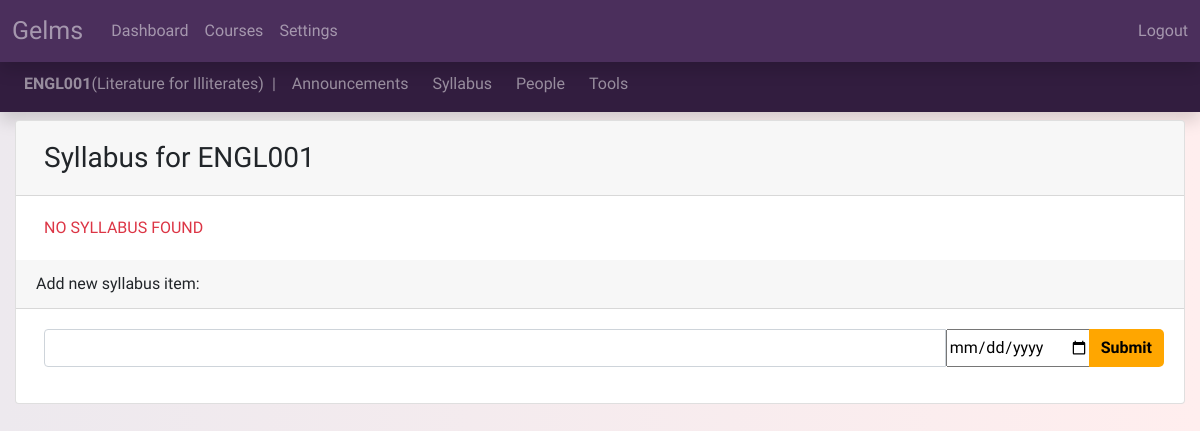
Before: /ENGL001/syllabus/ (signed in) with the older database file.
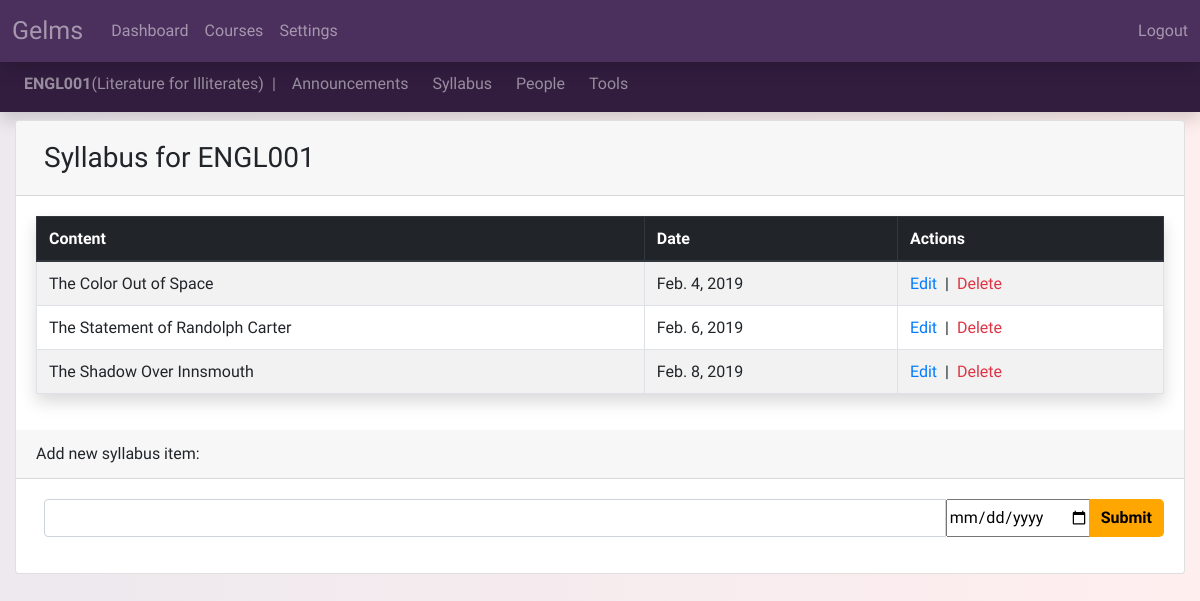
After: the same page with the newer database file.
### courses/models.py (models this page shows, shortened)
class Course(models.Model):
    name = models.CharField(max_length=7, unique=True, help_text='e.g. ENPM613')
    title = models.CharField(max_length=200, help_text='e.g. Software Design and Implementation')
    DOMAIN_CHOICES = (
        ('Art', 'Art'),
        ('Computer Science', 'Computer Science'),
        ('Engineering', 'Engineering'),
        ('History', 'History'),
        ('Literature', 'Literature'),
        ('Math', 'Math'),
        ('Music', 'Music'),
        ('Physics', 'Physics'),
        ('Political Science', 'Political Science'),
        )
    domain = models.CharField(max_length=30, choices=DOMAIN_CHOICES, default='Art')
    students = models.ManyToManyField(CustomUser, related_name='course_students', limit_choices_to={'status': 'Student'}, blank=True)
    graders = models.ManyToManyField(CustomUser, related_name='course_graders', limit_choices_to={'status': 'Grader'}, blank=True)
    teachers = models.ManyToManyField(CustomUser, related_name='course_teachers', limit_choices_to={'status': 'Teacher'}, blank=True)
    def get_syllabus(self):
        return self.course_syllabus.order_by('due_date')

### syllabus/models.py (models this page shows, shortened)
class Syllabus(models.Model):
    content = models.CharField(max_length=500)
    course = models.ForeignKey(Course, related_name='course_syllabus', blank=True, on_delete=models.CASCADE)
    due_date = models.DateField(blank=True,null=True)

### syllabus/views.py (the view)
# urls.py: path('<course_name>/syllabus/', SyllabusView.course_syllabus, name='syllabus'),
    @csrf_exempt
    def course_syllabus(request, course_name):
        if request.method == "POST":
            course_ob = get_object_or_404(Course, name=course_name)
            try:
                form = SyllabusForm(request.POST)
                if form.is_valid():
                    syllabus = form.save(commit=False)
                    syllabus.course = course_ob
                    syllabus.save()
                    form = SyllabusForm()
            except:
                form = SyllabusForm(request.POST, instance = syllabus_edit)
                if form.is_valid():
                    syllabus_edit = form.save(commit=False)
                    syllabus_edit.save()
        else:
            form = SyllabusForm()
        form.fields['content'].widget.attrs = {'class':'form-control'}
        form.fields['due_date'].widget.attrs = {'class':'datepicker'}
        course = get_object_or_404(Course, name=course_name)
        def user_is_registered(course=course):
            if course.teachers.filter(uid=request.user.custom_user.uid):
                return True
            if course.graders.filter(uid=request.user.custom_user.uid):
                return True
            if course.students.filter(uid=request.user.custom_user.uid):
                return True
            return False
        return render(request, 'syllabus.html', {'course': course,'form':form,'user_is_registered':user_is_registered})

### syllabus/forms.py
class SyllabusForm(forms.ModelForm):
    class Meta:
        model = Syllabus
        fields = ['content','due_date',]
        widgets = {'due_date': DateInput()}

### templates/syllabus.html (shortened to what this page needs)
{% extends 'base_course.html' %}
{% block content_course %}
<div class="card">
  <div class="card-header">
    <h3 class="mt-2 ml-2">Syllabus for {{course.name}}</h3>
  </div>
  <div class="card-body">
  {% if course.course_syllabus.all%}
    <table class="table table-striped table-bordered shadow">
      <thead class="thead-dark">
        <tr>
          <th scope = "col md-2">Content</th>
          <th scope = "col md-6">Date</th>
          {% if user.custom_user.status == 'Teacher'%}
          <th scope = "col md-2">Actions</th>
          {% endif %}
        </tr>
      </thead>
        {% for syllabus in course.get_syllabus%}
          <tr>
            <td>{{syllabus.content}}</td>
            <td>{{syllabus.due_date}}</td>
            {% if user.custom_user.status == 'Teacher'%}
            <td><a href="{% url 'syllabus_edit' course.name syllabus.id %}" class="text-primary mr-2">Edit</a>|<a href="{% url 'syllabus_delete' course.name syllabus.id %}" class="text-danger ml-2">Delete</a>
            {% endif %}
          </tr>
        {% endfor %}
    </table>
  {% else %}
    <text class="text-danger ml-2">NO SYLLABUS FOUND</text>
  {% endif %}
  </div>
  {% if user.custom_user.status == 'Teacher'%}
    <div class="card-header">
      Add new syllabus item:
      </div>
      <div class="card-body">
      <form class="ml-2" method="POST">
        <div class="input-group">
        {{form.content}}
        {{form.due_date}}
          <div class="input-group-append">
            <button class="btn btn-primary" type="submit">Submit</button>
          </div>
        </div>
      </form>
    </div>
  {% endif %}
</div>
{% endblock %}

### templates/base_course.html (shortened to what this page needs)
{% extends 'base_dash.html' %}
{% block content_dash %}
  <div class="mb-2" style="margin-top:56px">
    <nav class="navbar bg-purple-dark navbar-expand-sm navbar-dark shadow">
    <span class="navbar-text ml-2">
    <strong class=>{{course.name}}</strong>({{course.title}})<text class="ml-2">|</text>
     </span>
    <div class="collapse navbar-collapse" id="collapse_target_course">
      <ul class="navbar-nav">
        <li class="nav-item ml-2">
          <a class="nav-link" href="{% url 'announcements' course.name %}">Announcements</a>
        </li>
        <li class="nav-item ml-2">
          <a class="nav-link" href="{% url 'syllabus' course.name %}">Syllabus</a>
        </li>
        <li class="nav-item ml-2">
          <a class="nav-link" href="{% url 'people' course.name %}">People</a>
        </li>
        <li class="nav-item ml-2">
          <a class="nav-link" href="{% url 'tools' course.name %}">Tools</a>
        </li>
      </ul>
      </div>
    </nav>
  </div>
  <div class="container-fluid">
    {% block content_course %}
    {% endblock %}
  </div>
{% endblock %}

### templates/base_dash.html (shortened to what this page needs)
{% extends 'base.html' %}
{% block content %}
  {% if user.is_authenticated %}
  <div>
  <nav class="navbar bg-purple fixed-top p-1 navbar-expand-sm navbar-dark shadow">
    <span class="navbar-text ml-2" style="font-size:25px;margin-right:20px;font-family: 'Lobster';">
    Gelms </span>
    <div class="collapse navbar-collapse" id="collapse_target">
      <ul class="navbar-nav">
        <li class="nav-item">
          <a class="nav-link" href="{% url 'dashboard' %}">Dashboard</a>
        </li>
        <li class="nav-item">
          <a class="nav-link" href="{% url 'courses' %}">Courses</a>
        </li>
        <li class="nav-item">
          <a class="nav-link" href="{% url 'settings' %}">Settings</a>
        </li>
      </ul>
      <ul class="navbar-nav ml-auto">
        <li class="nav-item">
          <a class="nav-link" href="{% url 'logout' %}">Logout</a>
        </li>
      </ul>
    </div>
  </nav>
  </div>
    {% block content_dash %}
    {% endblock %}
  {% else %}
    <meta http-equiv="REFRESH" content="0;{% url 'login' %}">
  {% endif %}
{% endblock %}

### templates/base.html (shortened to what this page needs)
<!doctype <!DOCTYPE html>
{% load static %}
<html>
  <head>
    <link rel="stylesheet" href="https://stackpath.bootstrapcdn.com/bootstrap/4.1.3/css/bootstrap.min.css">
    <link rel="stylesheet" type="text/css" media="screen" href="{% static '../static/styles.css' %}"/>
  </head>
  <body class="base_body_style">
    <main>
      {% block content %}
      {% endblock %}
    </main>
  </body>
</html>

### static/styles.css (style rules this page uses)
.base_body_style { background: #FFEEEE; background: -webkit-linear-gradient(to right, rgb(237, 233, 238), #FFEEEE); background: linear-gradient(to right, rgb(237, 233, 238), #FFEEEE); background-size: cover; padding-bottom:20px; font-family: 'Niramit', sans-serif; }
.btn-primary { background-color: rgb(255, 166, 0); color:black; font-weight: bold; border:none; border-radius: 5px; }
.bg-purple { background-color: rgb(75, 47, 92); }
.bg-purple-dark { background-color: rgb(50, 29, 63); }
.navbar .navbar-nav a { transition: color 0.5s ease; }

Changed rows visible on the page:
added Syllabus: content "The Color Out of Space", due_date "Feb. 4, 2019"
added Syllabus: content "The Statement of Randolph Carter", due_date "Feb. 6, 2019"
added Syllabus: content "The Shadow Over Innsmouth", due_date "Feb. 8, 2019"
Other visible differences:
text no longer shown: "NO SYLLABUS FOUND"
text now shown: "Content Date Actions"
